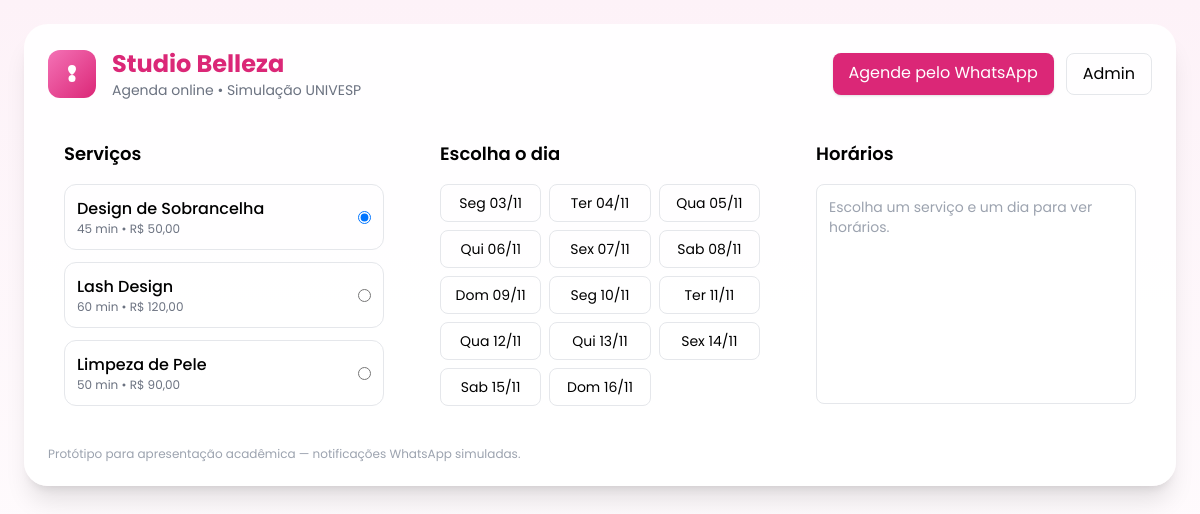
The page / on the database its author committed.
### agendamentos/models.py (models this page shows, shortened)
class Service(models.Model):
    name = models.CharField(max_length=120)
    duration_min = models.PositiveIntegerField(default=60)
    price = models.DecimalField(max_digits=8, decimal_places=2, null=True, blank=True)
    description = models.TextField(blank=True)

### agendamentos/views.py (the view)
# urls.py: path('', views.index, name='index'),
def index(request):
    services = Service.objects.all()
    prof = Professional.objects.first()
    days = [ (timezone.localdate() + timedelta(days=i)) for i in range(0, 14) ]
    return render(request, 'agendamentos/index.html', {'services': services, 'professional': prof, 'days': days})

### templates/agendamentos/index.html (shortened to what this page needs)
{% extends 'agendamentos/base.html' %}
{% block content %}
<div class="grid grid-cols-1 md:grid-cols-3 gap-6">
  <section class="p-4">
    <h2 class="font-semibold text-lg mb-4">Serviços</h2>
    <div class="space-y-3">
      {% for s in services %}
      <label class="block p-3 rounded-xl border hover:shadow-sm cursor-pointer flex items-center justify-between">
        <div>
          <div class="font-medium">{{ s.name }}</div>
          <div class="text-xs text-gray-500">{{ s.duration_min }} min • R$ {{ s.price }}</div>
        </div>
        <input type="radio" name="service" value="{{ s.id }}" {% if forloop.first %}checked{% endif %}
               onclick="fetchSlots('{{ days.0 }}', {{ s.id }}, {{ professional.id }})">
      </label>
      {% endfor %}
    </div>
  </section>
  <section class="p-4">
    <h2 class="font-semibold text-lg mb-4">Escolha o dia</h2>
    <div class="grid grid-cols-3 gap-2">
      {% for d in days %}
      <button class="p-2 rounded-lg border text-sm" onclick="fetchSlots('{{ d }}', {{ services.0.id }}, {{ professional.id }})">
        {{ d|date:"D d/m" }}
      </button>
      {% endfor %}
    </div>
  </section>
  <section class="p-4">
    <h2 class="font-semibold text-lg mb-4">Horários</h2>
    <div id="slots" class="min-h-[220px] p-3 border rounded-lg bg-white">
      <div class="text-sm text-gray-400">Escolha um serviço e um dia para ver horários.</div>
    </div>
  </section>
</div>
{% endblock %}

### templates/agendamentos/base.html (shortened to what this page needs)
<!doctype html>
<html>
<head>
  <script src="https://cdn.tailwindcss.com"></script>
</head>
<body class="bg-gradient-to-b from-pink-50 to-white min-h-screen p-6">
  <div class="max-w-6xl mx-auto bg-white/95 rounded-3xl p-6 shadow-xl">
    <header class="flex items-center justify-between mb-6">
      <div class="flex items-center gap-4">
        <div class="w-12 h-12 bg-gradient-to-br from-pink-400 to-pink-600 rounded-xl flex items-center justify-center text-white">
          <svg width="24" height="24" viewBox="0 0 24 24" fill="none" xmlns="http://www.w3.org/2000/svg">
            <path d="M12 3C14.5 3 16 4.5 16 7C16 10 12 13 12 13C12 13 8 10 8 7C8 4.5 9.5 3 12 3Z" fill="white"/>
            <circle cx="12" cy="16.5" r="3.5" fill="white"/>
          </svg>
        </div>
        <div>
          <h1 class="text-2xl font-bold text-pink-600">Studio Belleza</h1>
          <p class="text-sm text-gray-500">Agenda online • Simulação UNIVESP</p>
        </div>
      </div>
      <div class="flex gap-3">
        <a href="#" class="px-4 py-2 bg-pink-600 text-white rounded-lg shadow">Agende pelo WhatsApp</a>
        <a href="/admin/" class="px-4 py-2 border rounded-lg">Admin</a>
      </div>
    </header>
    <main>{% block content %}{% endblock %}</main>
    <footer class="mt-6 text-xs text-gray-400">Protótipo para apresentação acadêmica — notificações WhatsApp simuladas.</footer>
  </div>
</body>
</html>

### templates/agendamentos/base.html (style rules this page uses)
body { font-family: 'Poppins', sans-serif; }

### rows shown on the page
Service: name "Design de Sobrancelha", duration_min "45", price "50,00"
Service: name "Lash Design", duration_min "60", price "120,00"
Service: name "Limpeza de Pele", duration_min "50", price "90,00"

### other values the page prints
{{ d|date:"D d/m" }} "Seg 03/11" "Ter 04/11" "Qua 05/11" "Qui 06/11" "Sex 07/11" "Sab 08/11" "Dom 09/11" "Seg 10/11" "Ter 11/11" "Qua 12/11" "Qui 13/11" "Sex 14/11" "Sab 15/11" "Dom 16/11"
